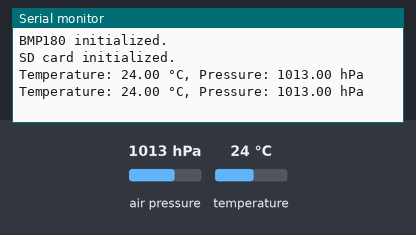
Recording of a sketch running on a simulated Arduino Uno, built with avr-gcc and run on an emulated ATmega328P. Parts: the last lines printed to the serial monitor. Inputs (shaded band) come from the test bench; at power-on: air pressure 1013 hPa, temperature 24 °C. Storage starts empty.

Above: at 2.8 s.
2.9 s: air pressure set to 952 hPa
At 5.3 s:
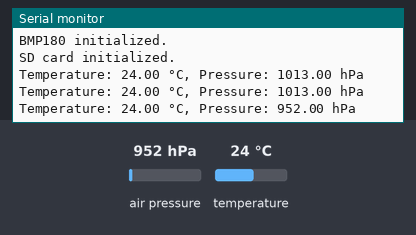
5.6 s: temperature set to 12 °C
At 7.5 s:
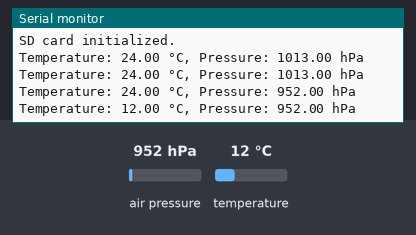
8.3 s: air pressure set to 975 hPa
At 10.8 s:
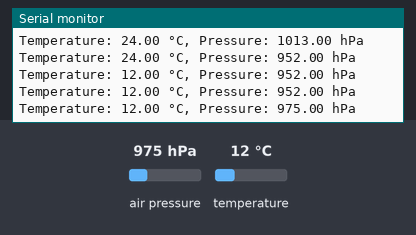
Timing chart, 0 to 12.3 s (numbered marks = the images above; inputs shaded):
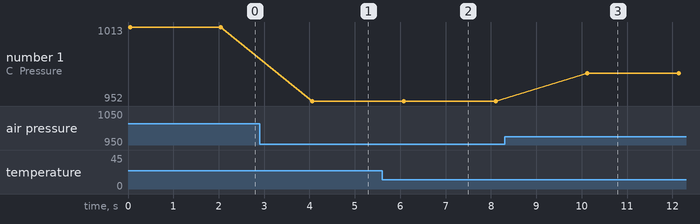

Measured:
- after the input at 2.9 s, the serial monitor: prints a new line after 1.2 s (image 1)
- after the input at 5.6 s, the serial monitor: prints a new line after 0.48 s (image 2)
- after the input at 8.3 s, the serial monitor: prints a new line after 1.8 s (image 3)
- plotted number 1: 1013 → 952 after the input at 2.9 s, 952 → 975 after the input at 8.3 s

The sketch:

sd_and_serial_outputs.ino
```cpp
#include <LiquidCrystal_I2C.h>
#include <LiquidCrystal.h>
#include <Adafruit_BMP085.h>
#include <SPI.h>
#include <SD.h>

#include <Adafruit_BMP085.h>
#include <SD.h>
#include <SPI.h>

// BMP180 Sensor
Adafruit_BMP085 bmp;

// SD Card
#define SD_CS 4

void setup() {
  Serial.begin(9600);

  // Initialize BMP180
  if (!bmp.begin()) {
    Serial.println("Could not find BMP180 sensor.");
    while (1);
  }
  Serial.println("BMP180 initialized.");

  // Initialize SD card
  if (!SD.begin(SD_CS)) {
    Serial.println("SD card initialization failed!");
    while (1);
  }
  Serial.println("SD card initialized.");
}

void loop() {
  float temp = bmp.readTemperature();
  float pressure = bmp.readPressure() / 100.0; // Convert Pa to hPa

  // Output to Serial
  Serial.print("Temperature: ");
  Serial.print(temp);
  Serial.print(" °C, Pressure: ");
  Serial.print(pressure);
  Serial.println(" hPa");

  // Log to SD card
  File logFile = SD.open("data.txt", FILE_WRITE);
  if (logFile) {
    logFile.print("Temperature: ");
    logFile.print(temp);
    logFile.print(" °C, Pressure: ");
    logFile.print(pressure);
    logFile.println(" hPa");
    logFile.close();
  } else {
    Serial.println("Failed to write to SD card.");
  }

  delay(2000); // Delay between readings
}
```
